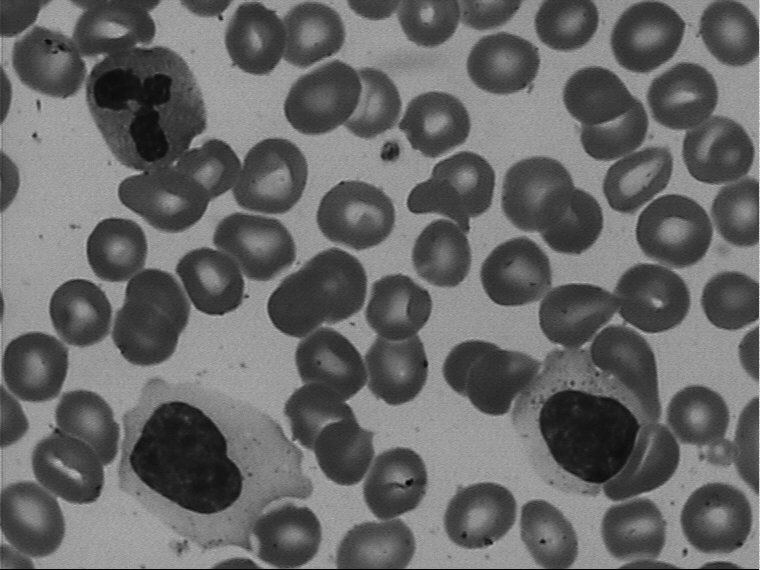
#> input picture Experiment3/img/gray.bmp, 760 x 570 px, found by its file name
$ jupyter execute Task1.ipynb   (shell and % lines are left out)
#> lines starting #> are read from the running program, lines starting #| are printed output that depends on the picture; after the words box and inside, x2 and y2 are one past the last pixel; in counts of white or black regions, pixels touching at a corner belong together
## 实验一：图像自动分割算法

[cell 1]
# 如果本地没有装 opencv-python 或 matplotlib，可执行:
# !pip install opencv-python matplotlib

import cv2
import numpy as np
import matplotlib.pyplot as plt

# 在 Jupyter Notebook 中内嵌显示图像

[cell 2]
# 读取原始灰度图
gray = cv2.imread('img/gray.bmp', cv2.IMREAD_GRAYSCALE)
#> gray is the input picture: shape (570, 760); min 0, max 239, mean 103

if gray is None:
    print("无法读取 gray.bmp，请检查文件是否存在或路径是否正确。")
else:
    # 显示原灰度图
    plt.imshow(gray, cmap='gray')
    plt.title('Original Gray')
    plt.axis('off')
    plt.show()

[cell 3]
if gray is not None:
    # 中值滤波
    smooth = cv2.medianBlur(gray, 5)

    # 保存并显示
    cv2.imwrite('img/gray_smooth.bmp', smooth)
    print("滤波完成并保存到 gray_smooth.bmp")

    # 显示平滑结果
    plt.imshow(smooth, cmap='gray')
    plt.title('Smooth Result')
    plt.axis('off')
    plt.show()

[cell 4]
def segment_and_replace_bg(gray_img, kernel_size=3, invert=True):

    # --- 阈值分割 ---
    # 根据 invert 参数决定阈值类型
#> called with kernel_size = 3, invert = True
    thresh_mode = cv2.THRESH_BINARY_INV if invert else cv2.THRESH_BINARY
    # Otsu 自动阈值
    _, mask = cv2.threshold(gray_img, 0, 255, thresh_mode | cv2.THRESH_OTSU)
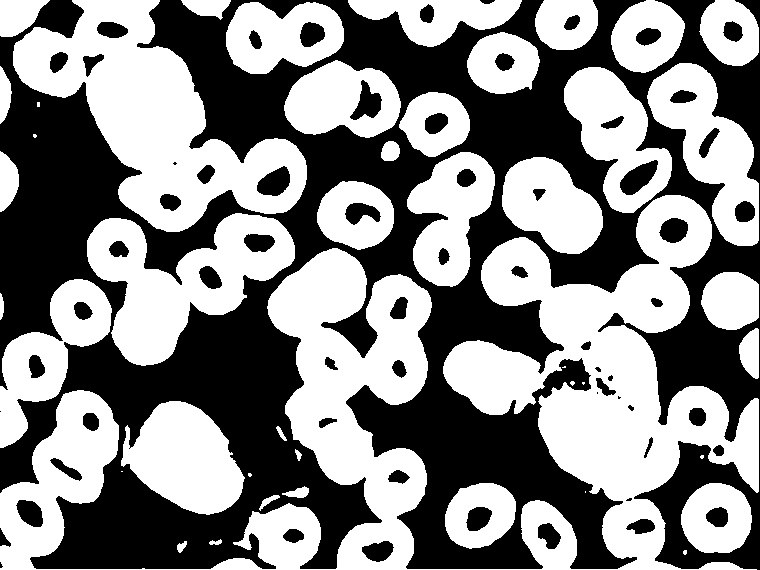
#> mask: shape (570, 760); 53.1% white; 63 black regions (6 under 20 px), largest, box (x1, y1, x2, y2) and area: (0, 0, 760, 570) 188467, (620, 160, 658, 195) 742, (257, 166, 290, 196) 675

    # --- 形态学操作 ---
    kernel = cv2.getStructuringElement(cv2.MORPH_ELLIPSE, (kernel_size, kernel_size))
    # 开运算：去除小的白点
    opened = cv2.morphologyEx(mask, cv2.MORPH_OPEN, kernel)
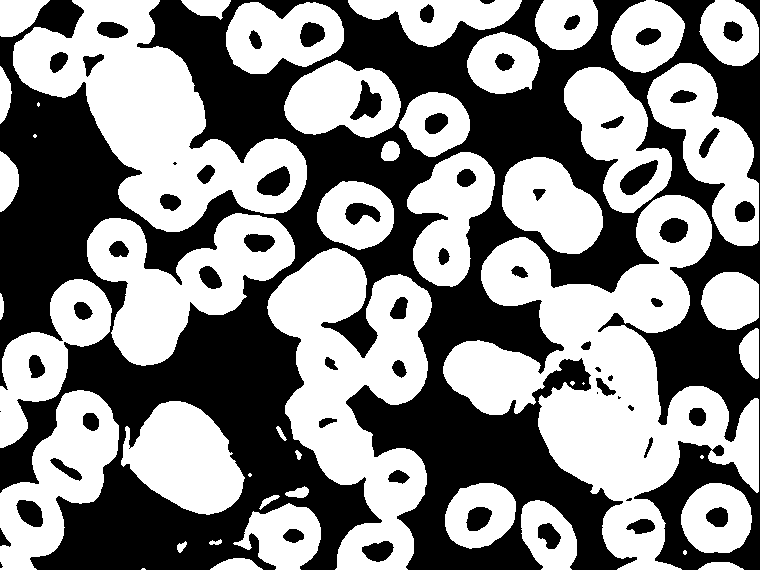
#> opened: shape (570, 760); 52.9% white; 62 black regions (6 under 20 px), largest, box (x1, y1, x2, y2) and area: (0, 0, 760, 570) 189047, (620, 160, 658, 195) 742, (257, 166, 290, 196) 676
    # 闭运算：填补前景中的小洞
    closed = cv2.morphologyEx(opened, cv2.MORPH_CLOSE, kernel)
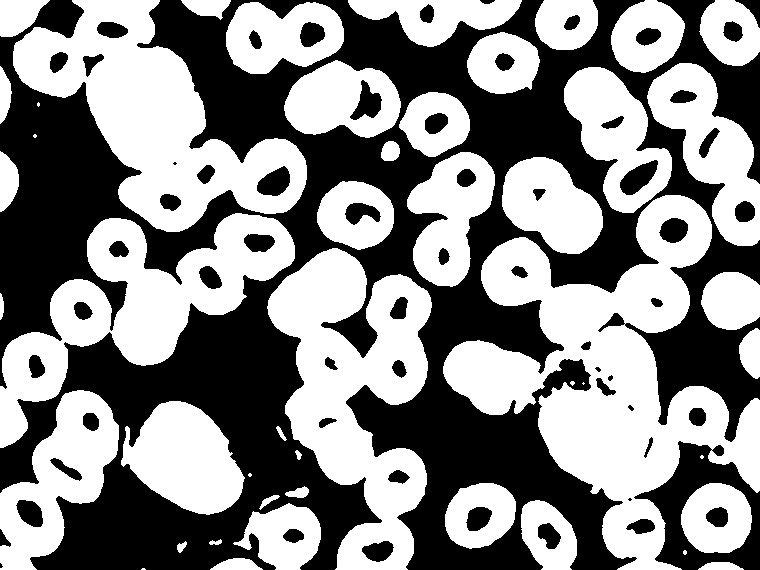
#> closed: shape (570, 760); 53% white; 61 black regions (4 under 20 px), largest, box (x1, y1, x2, y2) and area: (0, 0, 760, 570) 182130, (634, 441, 760, 570) 6341, (620, 160, 658, 195) 742

    # --- 彩色叠加 ---
    color_seg = cv2.cvtColor(gray_img, cv2.COLOR_GRAY2BGR)  # (H,W,3)
    # 背景像素=0 → 替换成绿色
    background_coords = np.where(closed == 0)
#> background_coords = 203503 positions, rows 0 to 569, columns 0 to 759
    color_seg[background_coords] = (0, 128, 0)  # BGR (0,255,0)
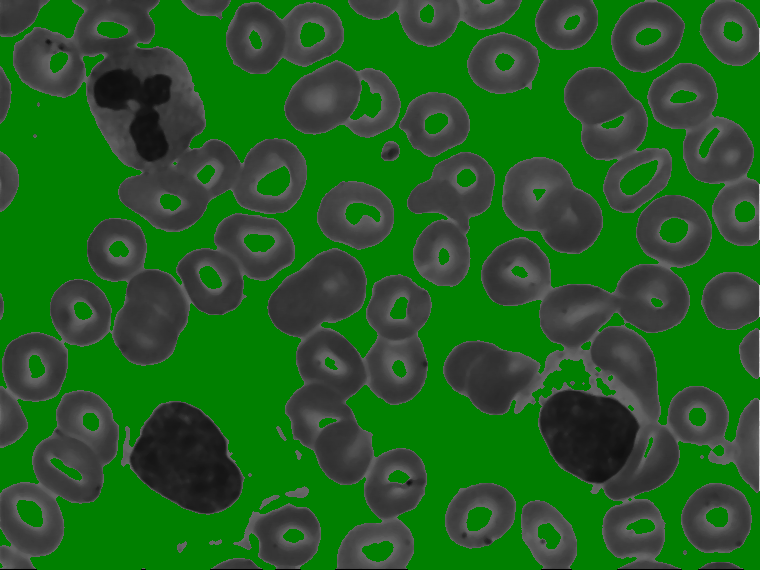
#> color_seg: shape (570, 760, 3); mean B, G, R 35, 95.2, 35

    return color_seg

if gray is not None:
    # 读取我们前面保存的smooth图；也可直接用smooth变量
    smooth_loaded = cv2.imread('img/gray_smooth.bmp', cv2.IMREAD_GRAYSCALE)
    if smooth_loaded is None:
        print("未能读取 gray_smooth.bmp。")
    else:
        seg_result = segment_and_replace_bg(smooth_loaded, kernel_size=3, invert=True)

        # 保存分割结果
        cv2.imwrite('img/gray_seg.bmp', seg_result)
        print("分割完成并保存到 gray_seg.bmp")

        # 显示分割结果
        plt.imshow(cv2.cvtColor(seg_result, cv2.COLOR_BGR2RGB))
        plt.title('Segmentation (Smooth + Replace BG)')
        plt.axis('off')
        plt.show()

[cell 5]
def color_to_mask(color_img, bg_color=(0,255,0)):

    # color_img: BGR
    h, w = color_img.shape[:2]
    mask = np.zeros((h, w), dtype=np.uint8)

    b, g, r = bg_color
    # 找出背景区域
    bg_coords = np.where(
        (color_img[:,:,0] == b) &
        (color_img[:,:,1] == g) &
        (color_img[:,:,2] == r)
    )
    # 其余部分视作前景
    mask[:] = 255
    mask[bg_coords] = 0

    return mask

# 读取我们的分割结果 & 参考结果
our_seg = cv2.imread('img/gray_seg.bmp')     # 我们的分割
ref_seg = cv2.imread('img/gray_ref.bmp')     # 参考分割
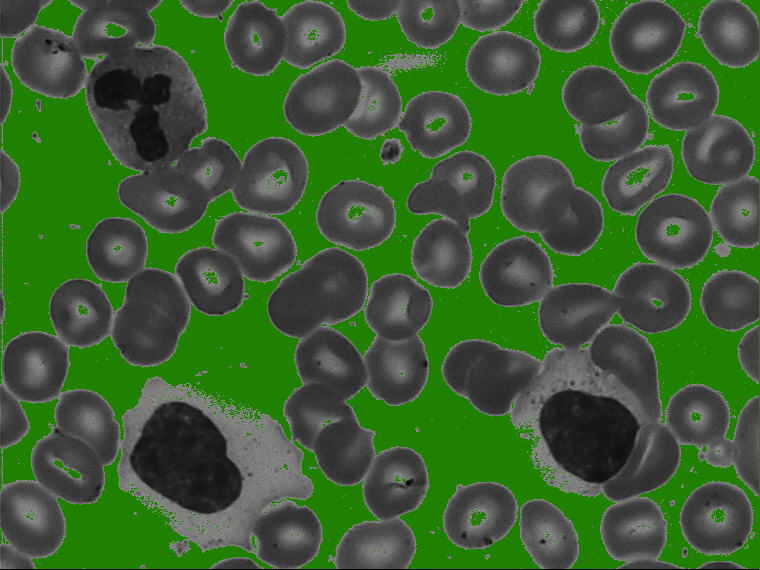
#> input picture Experiment3/img/gray_ref.bmp, 760 x 570 px, found by its file name
#> ref_seg is the input picture: shape (570, 760, 3); mean B, G, R 48.2, 94.2, 59.7

if our_seg is None:
    print("无法读取 gray_seg.bmp。")
else:
    if ref_seg is None:
        print("未提供 gray_ref.bmp。")
    else:
        # 生成二值掩膜
        mask_our = color_to_mask(our_seg, (0,255,0))
#> in color_to_mask, `bg_coords = np.where( (color_img[:,:,0] == b) & (color_img[:,:,1] == g..`: bg_coords = (empty array, empty array)
#> mask_our: shape (570, 760); every value is 255
        mask_ref = color_to_mask(ref_seg, (0,255,0))

        # 计算差异
        diff = cv2.absdiff(mask_our, mask_ref)
#> diff: shape (570, 760); every value is 0
        diff_pixels = np.count_nonzero(diff)
#> diff_pixels = 0

        print(f"与参考分割相比，不一致的像素总数 = {diff_pixels}")
#| 与参考分割相比，不一致的像素总数 = 0

        # 可视化
        plt.figure(figsize=(15,5))

        plt.subplot(1,3,1)
        plt.imshow(cv2.cvtColor(our_seg, cv2.COLOR_BGR2RGB))
        plt.title('Our Seg')
        plt.axis('off')

        plt.subplot(1,3,2)
        plt.imshow(cv2.cvtColor(ref_seg, cv2.COLOR_BGR2RGB))
        plt.title('Ref Seg')
        plt.axis('off')

        plt.subplot(1,3,3)
        plt.imshow(diff, cmap='hot')
        plt.title('Difference Map')
        plt.axis('off')

        plt.tight_layout()
        plt.show()
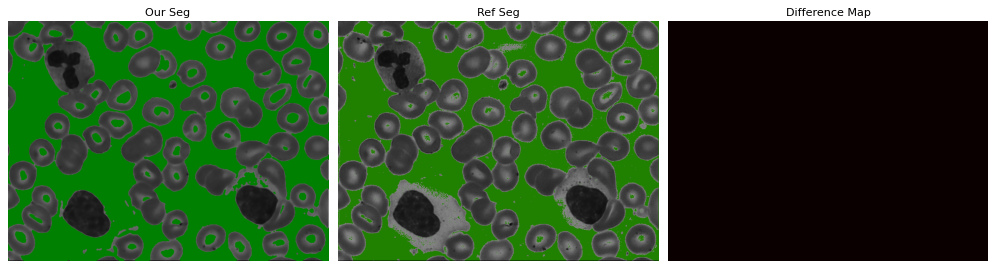
#> figure drawn by matplotlib, 3 panels
